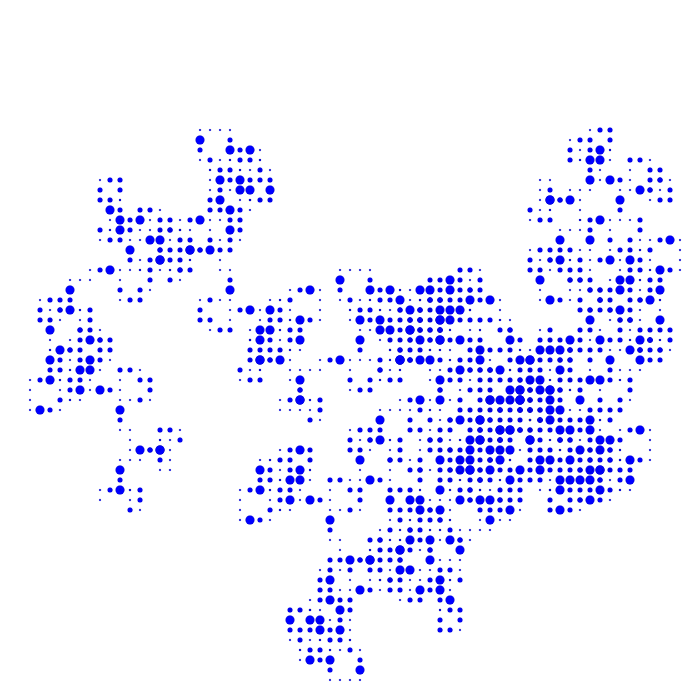
Frame 1 (no input)
Frame 60 (no input): identical to frame 1, image omitted
Frame 120 (the mouse pressed at the canvas centre since frame 60): identical to frame 1, image omitted

The p5.js sketch that drew this single still picture (run headless with seeded random() and noise() and a simulated clock; from frame 60 on, the mouse is pressed at the canvas centre):

// p5.js sketch
// ── sketch.js
//let bigRule = "FF[+FF]-FF";
let premis = "D";
let rules = {
  C: "[D]-CD-D",
  D: "C+CDB+[CC]",
};
let bigRule;

// start :F[+F!][-F!]BF*A
// end : F[+F!][-F!]F*AF*F[+F!][-F!]B

let lenght = 100;
let lang = 250;
let angle = 90;

function setup() {
  createCanvas(700, 700);
  angleMode(DEGREES);
  bigRule = resolveRules(premis, rules, 4);
  print(bigRule);
  groteA = random(30, 100);
  groteB = random(100, 200);
}

function draw() {
  background(255);
  translate(100, 500);
  rotate(-90);
  scale(0.1);

  drawShape(bigRule);
  //angle += 0.1;
  //lenght += 0.2;
}

function resolveRules(startRule, rules, depth) {
  let endRule = "";
  for (let c of startRule) {
    if (c in rules) {
      endRule += rules[c];
    } else {
      endRule += c;
    }
  }
  if (depth >= 1) {
    endRule = resolveRules(endRule, rules, depth - 1);
  }
  return endRule;
}

function drawShape(rule) {
  for (c of rule) {
    if (c === "A") {
      //stroke(200, 0, 0);
      strokeWeight(10);
      stroke(0, 0, 200);
      line(0, 0, lenght, 0);
      translate(lenght, 0);
    } else if (c === "+") {
      rotate(angle);
    } else if (c === "-") {
      rotate(-angle);
    } else if (c === "B") {
      fill(0, 0, 255);
      ellipse(0, 0, 90);
      translate(lenght, 0);
    } else if (c === "C") {
      fill(0, 0, 255);
      ellipse(0, 0, 20);
      translate(lenght, 0);
    } else if (c === "D") {
      fill(0, 0, 255);
      ellipse(0, 0, 50);
      translate(lenght, 0);
    }
  }
}
